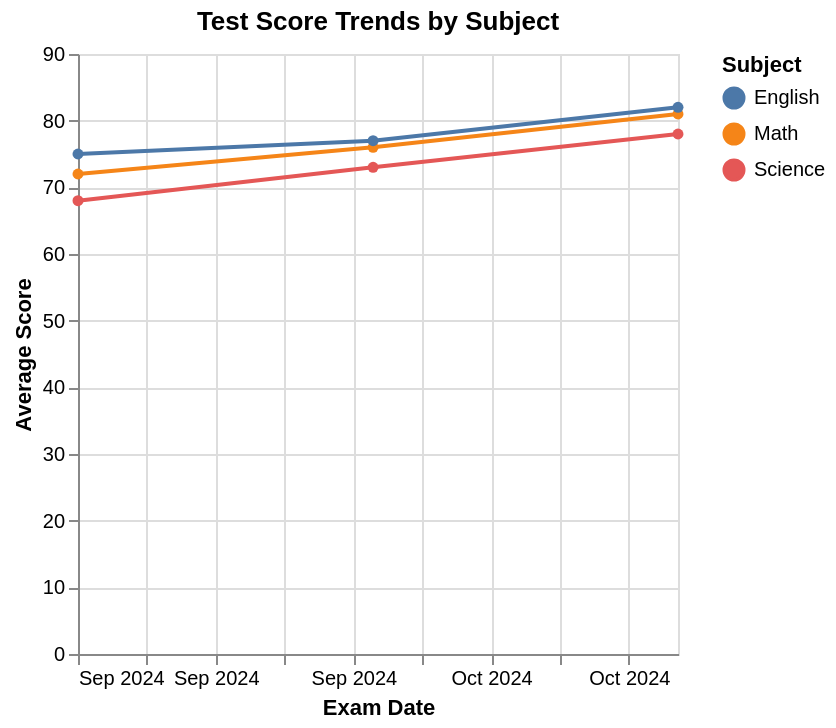

Write the Vega-Lite specification saved for this chart.
### Vega-Lite specification from a JSON file in a GitHub repository (floating-point values rounded to 4 significant figures)
{"$schema": "https://vega.github.io/schema/vega-lite/v5.json", "description": "Test score trends over semester", "data": {"values": [{"exam": "2024-09-01", "subject": "Math", "avgScore": 72}, {"exam": "2024-10-01", "subject": "Math", "avgScore": 76}, {"exam": "2024-11-01", "subject": "Math", "avgScore": 81}, {"exam": "2024-09-01", "subject": "Science", "avgScore": 68}, {"exam": "2024-10-01", "subject": "Science", "avgScore": 73}, {"exam": "2024-11-01", "subject": "Science", "avgScore": 78}, {"exam": "2024-09-01", "subject": "English", "avgScore": 75}, {"exam": "2024-10-01", "subject": "English", "avgScore": 77}, {"exam": "2024-11-01", "subject": "English", "avgScore": 82}]}, "mark": {"type": "line", "point": true}, "encoding": {"x": {"field": "exam", "type": "temporal", "axis": {"title": "Exam Date", "format": "%b %Y"}}, "y": {"field": "avgScore", "type": "quantitative", "axis": {"title": "Average Score", "scale": {"domain": [60, 90]}}}, "color": {"field": "subject", "type": "nominal", "legend": {"title": "Subject"}}}, "title": "Test Score Trends by Subject"}
